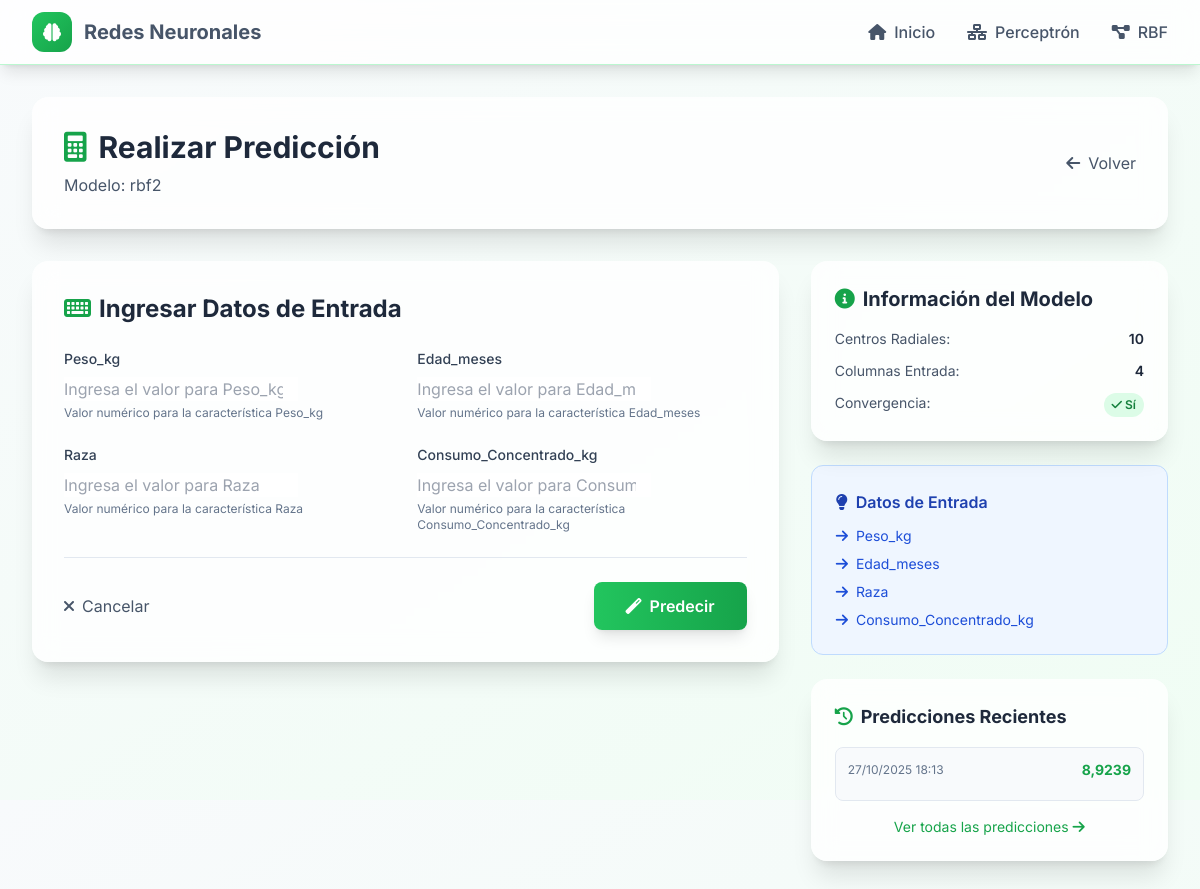
The app's page /rbf/predecir/2/ with its own data.
### rbf/models.py (models this page shows, shortened)
class RBFTraining(models.Model):
    nombre = models.CharField(max_length=100, verbose_name="Nombre del entrenamiento")
    fecha_creacion = models.DateTimeField(auto_now_add=True, verbose_name="Fecha de creación")
    num_centros = models.IntegerField(
        verbose_name="Número de centros radiales",
        validators=[MinValueValidator(2), MaxValueValidator(50)]
    )
    porcentaje_entrenamiento = models.FloatField(
        verbose_name="Porcentaje de entrenamiento",
        validators=[MinValueValidator(50.0), MaxValueValidator(90.0)],
        default=70.0
    )
    error_aproximacion = models.FloatField(
        verbose_name="Error de aproximación óptimo",
        validators=[MaxValueValidator(1.0)],
        default=0.1
    )
    columnas_entrada = models.JSONField(verbose_name="Columnas de entrada")
    columnas_salida = models.JSONField(verbose_name="Columnas de salida")
    centros_radiales = models.JSONField(verbose_name="Centros radiales (Rj)")
    pesos_finales = models.JSONField(verbose_name="Pesos finales (W)")
    umbral = models.FloatField(verbose_name="Umbral (W0)")
    metricas_entrenamiento = models.JSONField(verbose_name="Métricas de entrenamiento (EG, MAE, RMSE)")
    metricas_prueba = models.JSONField(verbose_name="Métricas de prueba (EG, MAE, RMSE)")
    convergencia = models.BooleanField(
        verbose_name="Convergencia alcanzada",
        default=False
    )
    estadisticas_normalizacion = models.JSONField(
        verbose_name="Estadísticas de normalización (mean, std)",
        null=True,
        blank=True,
        default=dict
    )
    archivo_datos = models.FileField(
        upload_to='rbf_training_data/',
        verbose_name="Archivo de datos",
        null=True,
        blank=True
    )
    class Meta:
        verbose_name = "Entrenamiento RBF"
        verbose_name_plural = "Entrenamientos RBF"
        ordering = ['-fecha_creacion']

class RBFPrediction(models.Model):
    entrenamiento = models.ForeignKey(RBFTraining, on_delete=models.CASCADE,
                                      related_name='predicciones',
                                      verbose_name="Entrenamiento")
    valores_entrada = models.JSONField(verbose_name="Valores de entrada")
    salida_predicha = models.FloatField(verbose_name="Salida predicha")
    fecha_prediccion = models.DateTimeField(auto_now_add=True, verbose_name="Fecha de predicción")
    class Meta:
        verbose_name = "Predicción RBF"
        verbose_name_plural = "Predicciones RBF"
        ordering = ['-fecha_prediccion']

### rbf/views.py (the view)
# urls.py: path('predecir/<int:training_id>/', views.predecir_rbf, name='predecir_rbf'),
def predecir_rbf(request, training_id):
    training = get_object_or_404(RBFTraining, id=training_id)
    if request.method == 'POST':
        form = RBFPredictionForm(training.columnas_entrada, request.POST)
        if form.is_valid():
            try:
                valores_entrada = []
                for col in training.columnas_entrada:
                    valores_entrada.append(form.cleaned_data[col])
                rbf = RBFNet(num_centros=training.num_centros)
                rbf.centros = np.array(training.centros_radiales)
                rbf.pesos = np.array(training.pesos_finales)
                rbf.W0 = training.umbral
                rbf.W1_n = rbf.pesos[1:]
                rbf.entrenado = True
                X_input = np.array([valores_entrada], dtype=float)
                if training.estadisticas_normalizacion:
                    stats = training.estadisticas_normalizacion
                    if isinstance(stats, dict) and 'mean' in stats and 'std' in stats:
                        mean = np.array(stats['mean'])
                        std = np.array(stats['std'])
                        X_input = (X_input - mean) / std
                prediccion = rbf.predict(X_input)[0]
                RBFPrediction.objects.create(
                    entrenamiento=training,
                    valores_entrada=form.cleaned_data,
                    salida_predicha=float(prediccion)
                )
                messages.success(request, f'Predicción realizada: {prediccion:.6f}')
                context = {
                    'form': form,
                    'training': training,
                    'prediccion': float(prediccion),
                    'valores_entrada': {col: form.cleaned_data[col] for col in training.columnas_entrada}
                }
                return render(request, 'rbf/predecir.html', context)
            except Exception as e:
                messages.error(request, f'Error al realizar la predicción: {str(e)}')
    else:
        form = RBFPredictionForm(training.columnas_entrada)
    context = {
        'form': form,
        'training': training
    }
    return render(request, 'rbf/predecir.html', context)

### rbf/forms.py (shortened to what this page needs)
class RBFPredictionForm(forms.Form):
    def __init__(self, input_columns, *args, **kwargs):
        super().__init__(*args, **kwargs)
        for col in input_columns:
            self.fields[col] = forms.FloatField(
                label=f'{col}',
                required=True,
                widget=forms.NumberInput(attrs={
                    'class': 'form-control',
                    'step': 'any',
                    'placeholder': f'Ingresa el valor para {col}'
                }),
                help_text=f'Valor numérico para la característica {col}'
            )

### templates/rbf/predecir.html (shortened to what this page needs)
{% extends 'base.html' %}
{% block content %}
<div class="max-w-7xl mx-auto px-4 sm:px-6 lg:px-8 py-8">
    <div class="bg-white/80 backdrop-blur-md rounded-2xl shadow-xl p-8 mb-8">
        <div class="flex items-center justify-between">
            <div>
                <h1 class="text-3xl font-bold text-accent-800 mb-2">
                    <i class="fas fa-calculator mr-3 text-primary-600"></i>Realizar Predicción
                </h1>
                <p class="text-accent-600">Modelo: {{ training.nombre }}</p>
            </div>
            <a href="{% url 'rbf:historial_rbf' %}" class="text-accent-600 hover:text-primary-600 transition-colors">
                <i class="fas fa-arrow-left mr-2"></i>Volver
            </a>
        </div>
    </div>
    <div class="grid grid-cols-1 lg:grid-cols-3 gap-8">
        <div class="lg:col-span-2">
            <div class="bg-white/80 backdrop-blur-md rounded-2xl shadow-xl p-8">
                <h2 class="text-2xl font-bold text-accent-800 mb-6">
                    <i class="fas fa-keyboard mr-2 text-primary-600"></i>Ingresar Datos de Entrada
                </h2>
                <form method="post" class="space-y-6">
                    <div class="grid grid-cols-1 md:grid-cols-2 gap-6">
                        {% for field in form %}
                        <div>
                            <label for="{{ field.id_for_label }}" class="block text-sm font-medium text-accent-700 mb-2">
                                {{ field.label }}
                            </label>
                            {{ field }}
                            {% if field.help_text %}
                            <p class="mt-1 text-xs text-accent-500">{{ field.help_text }}</p>
                            {% endif %}
                        </div>
                        {% endfor %}
                    </div>
                    <div class="flex items-center justify-between pt-6 border-t border-accent-200">
                        <a href="{% url 'rbf:historial_rbf' %}" class="text-accent-600 hover:text-primary-600 transition-colors">
                            <i class="fas fa-times mr-2"></i>Cancelar
                        </a>
                        <button type="submit" class="bg-gradient-to-r from-primary-500 to-primary-600 text-white px-8 py-3 rounded-lg font-semibold hover:from-primary-600 hover:to-primary-700 transition-all shadow-lg hover:shadow-xl">
                            <i class="fas fa-magic mr-2"></i>Predecir
                        </button>
                    </div>
                </form>
            </div>
        </div>
        <div>
            <div class="bg-white/80 backdrop-blur-md rounded-2xl shadow-xl p-6 mb-6">
                <h3 class="text-xl font-bold text-accent-800 mb-4">
                    <i class="fas fa-info-circle mr-2 text-primary-600"></i>Información del Modelo
                </h3>
                <div class="space-y-3 text-sm">
                    <div class="flex justify-between">
                        <span class="text-accent-600">Centros Radiales:</span>
                        <span class="font-semibold text-accent-800">{{ training.num_centros }}</span>
                    </div>
                    <div class="flex justify-between">
                        <span class="text-accent-600">Columnas Entrada:</span>
                        <span class="font-semibold text-accent-800">{{ training.columnas_entrada|length }}</span>
                    </div>
                    <div class="flex justify-between">
                        <span class="text-accent-600">Convergencia:</span>
                        {% if training.convergencia %}
                        <span class="px-2 py-1 bg-green-100 text-green-700 rounded-full text-xs font-semibold">
                            <i class="fas fa-check"></i> Sí
                        </span>
                        {% else %}
                        <span class="px-2 py-1 bg-yellow-100 text-yellow-700 rounded-full text-xs font-semibold">
                            <i class="fas fa-exclamation"></i> No
                        </span>
                        {% endif %}
                    </div>
                </div>
            </div>
            <div class="bg-blue-50 border border-blue-200 rounded-xl p-6 mb-6">
                <h4 class="font-semibold text-blue-800 mb-3">
                    <i class="fas fa-lightbulb mr-2"></i>Datos de Entrada
                </h4>
                <ul class="space-y-2 text-sm text-blue-700">
                    {% for col in training.columnas_entrada %}
                    <li><i class="fas fa-arrow-right mr-2"></i>{{ col }}</li>
                    {% endfor %}
                </ul>
            </div>
            <div class="bg-white/80 backdrop-blur-md rounded-2xl shadow-xl p-6">
                <h4 class="text-lg font-bold text-accent-800 mb-4">
                    <i class="fas fa-history mr-2 text-primary-600"></i>Predicciones Recientes
                </h4>
                <div class="space-y-3 max-h-96 overflow-y-auto">
                    {% for pred in training.predicciones.all|slice:":10" %}
                    <div class="bg-accent-50 rounded-lg p-3 border border-accent-200">
                        <div class="flex items-center justify-between mb-2">
                            <span class="text-xs text-accent-500">{{ pred.fecha_prediccion|date:"d/m/Y H:i" }}</span>
                            <span class="text-sm font-bold text-primary-600">{{ pred.salida_predicha|floatformat:4 }}</span>
                        </div>
                    </div>
                    {% empty %}
                    <p class="text-sm text-accent-500 text-center">No hay predicciones aún</p>
                    {% endfor %}
                </div>
                <a href="{% url 'rbf:historial_predicciones' training.id %}" class="block mt-4 text-center text-sm text-primary-600 hover:text-primary-700">
                    Ver todas las predicciones <i class="fas fa-arrow-right"></i>
                </a>
            </div>
        </div>
    </div>
</div>
{% endblock %}

### static/css/style.css (style rules this page uses)
body { font-family: 'Inter', system-ui, -apple-system, sans-serif; }

### records on screen
RBFTraining: nombre "rbf2", num_centros "10", columnas_entrada|length "4"
RBFPrediction: fecha_prediccion "27/10/2025 18:13", salida_predicha "8,9239"

### other values on screen
{{ field.label }} "Peso_kg" "Edad_meses" "Raza" "Consumo_Concentrado_kg"
{{ field.help_text }} "Valor numérico para la característica Peso_kg" "Valor numérico para la característica Edad_meses" "Valor numérico para la característica Raza" "Valor numérico para la característica Consumo_Concentrado_kg"
{{ col }} "Peso_kg" "Edad_meses" "Raza" "Consumo_Concentrado_kg"
